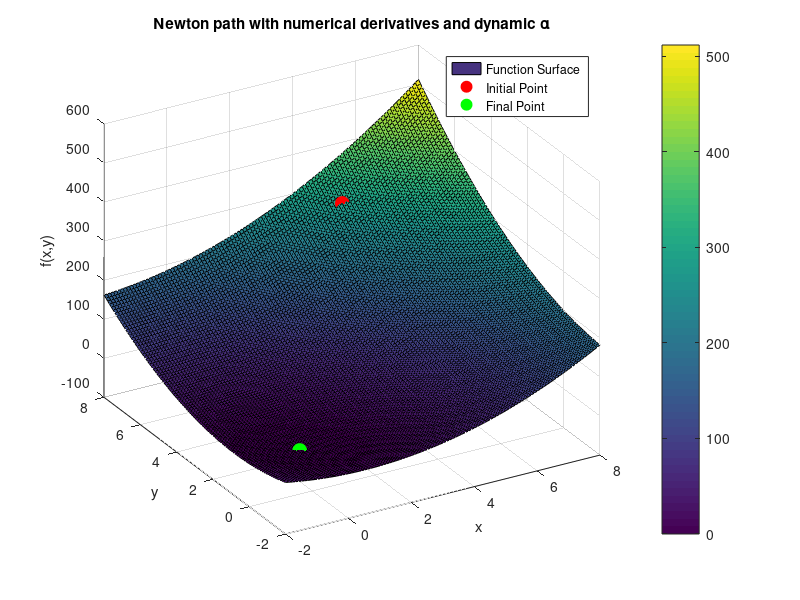
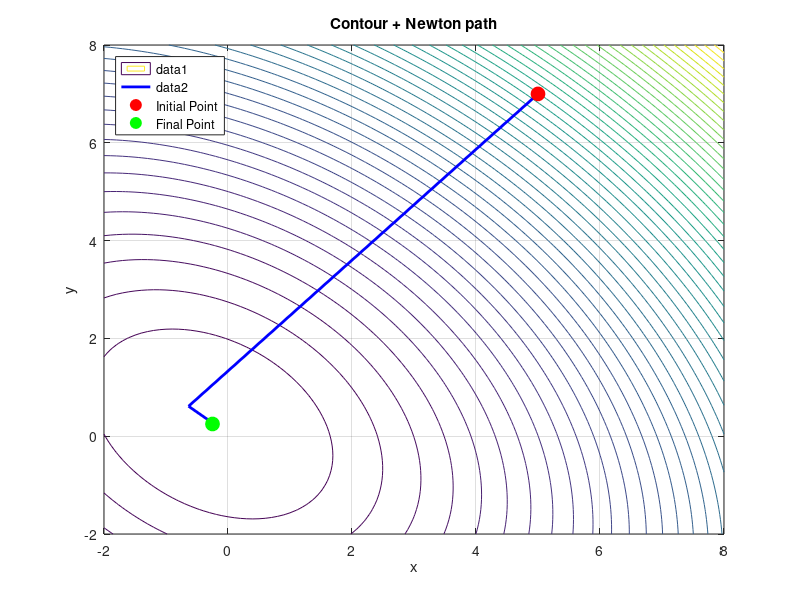

These charts were generated, in order, by the following MATLAB code: (Note: this script raises an error after producing the figures.)
clearvars; close all;

% ---- Problem data ----
A = 3; B = -2; C = 3;
f  = @(x,y) A*x.^2 - B*x.*y + C*y.^2 + x - y;  % objective function

% forward-difference approximations
h = 1e-5;
dfdx_fd = @(x,y) (f(x+h,y) - f(x,y)) / h;
dfdy_fd = @(x,y) (f(x,y+h) - f(x,y)) / h;

% ---- Newton with dynamic alpha ----
max_iter  = 100;
tol       = 1e-5;
x = 5; y = 7;         % starting point

history_xy = [x; y];
history_f  = f(x,y);

for k = 1:max_iter
    %--- 1) build numerical gradient and normalize
    gx = dfdx_fd(x,y);
    gy = dfdy_fd(x,y);
    g = [gx; gy];
    d = g / norm(g);
    
    %--- 2) form phi'(alpha)
    phi_prime = @(alpha) ...
      dfdx_fd( x - alpha*d(1), y - alpha*d(2) ) * d(1) + ...
      dfdy_fd( x - alpha*d(1), y - alpha*d(2) ) * d(2);
    
    %--- 3) bracket until sign change for phi'
    a_lo = 0;  f_lo = phi_prime(a_lo);
    a_hi = 1;  f_hi = phi_prime(a_hi);
    while f_lo * f_hi > 0
        a_hi = 2*a_hi;
        f_hi = phi_prime(a_hi);
        if a_hi > 1e6
            error('Could not bracket phi'' root.');
        end
    end

    %--- 4) solve phi'(alpha) = 0
    alpha_opt = fzero(phi_prime, [a_lo, a_hi]);
    
    %--- 5) update (x,y)
    x_new = x - alpha_opt * d(1);
    y_new = y - alpha_opt * d(2);
    
    history_xy(:,end+1) = [x_new; y_new];
    history_f(end+1)    = f(x_new,y_new);
    
    % check convergence
    if norm([x_new - x; y_new - y]) < tol
        fprintf('Converged after %d iterations.\n', k);
        break
    end
    
    % if norm([x_new + 0.25; y_new - 0.25]) < tol
    %     fprintf('Reached the desired point (-0.25, 0.25) after %d iterations.\n', k);
    %     break
    % end
     
    x = x_new;
    y = y_new;
end

% ---- Visualization ----
% surface + path
[xg,yg] = meshgrid(-2:.1:8,-2:.1:8);
zg = f(xg,yg);
figure;
surf(xg,yg,zg, 'DisplayName', 'Function Surface'); hold on;

% Plot initial and final points
plot3(history_xy(1,1), history_xy(2,1), history_f(1), 'ro', ...
    'MarkerSize', 10, 'MarkerFaceColor', 'r', 'DisplayName', 'Initial Point');
plot3(history_xy(1,end), history_xy(2,end), history_f(end), 'go', ...
    'MarkerSize', 10, 'MarkerFaceColor', 'g', 'DisplayName', 'Final Point');

xlabel('x'); ylabel('y'); zlabel('f(x,y)');
title('Newton path with numerical derivatives and dynamic \alpha');
view(-30, 30); 
colorbar;
grid on;
legend('Location', 'best');

% contour + path
figure;
contour(xg,yg,zg,50); hold on;
% Plot path line
plot(history_xy(1,:), history_xy(2,:), 'b-','LineWidth',2);

% Plot initial and final points
plot(history_xy(1,1), history_xy(2,1), 'ro', ...
    'MarkerSize', 10, 'MarkerFaceColor', 'r', 'DisplayName', 'Initial Point');
plot(history_xy(1,end), history_xy(2,end), 'go', ...
    'MarkerSize', 10, 'MarkerFaceColor', 'g', 'DisplayName', 'Final Point');

xlabel('x'); ylabel('y');
title('Contour + Newton path');
grid on;
legend('Location', 'northwest');

% Create table data
n_rows = length(history_xy(1,:));
table_data = cell(n_rows, 7);

% Fill initial row (k=0)
table_data{1,1} = 0;
table_data{1,2} = sprintf('(%.5f, %.5f)', history_xy(1,1), history_xy(2,1));
g0 = [dfdx_fd(history_xy(1,1), history_xy(2,1)); 
      dfdy_fd(history_xy(1,1), history_xy(2,1))];
table_data{1,3} = sprintf('(%.5f, %.5f)', g0(1), g0(2));
d0 = g0 / norm(g0);
table_data{1,4} = sprintf('(%.5f, %.5f)', d0(1), d0(2));
table_data{1,5} = '-';
table_data{1,6} = '-';
table_data{1,7} = '-';

% Fill remaining rows
for i = 2:n_rows
    table_data{i,1} = i-1;
    table_data{i,2} = sprintf('(%.5f, %.5f)', history_xy(1,i-1), history_xy(2,i-1));
    
    % Calculate gradient at current point
    g = [dfdx_fd(history_xy(1,i-1), history_xy(2,i-1)); 
         dfdy_fd(history_xy(1,i-1), history_xy(2,i-1))];
    table_data{i,3} = sprintf('(%.5f, %.5f)', g(1), g(2));
    
    % Normalized gradient
    d = g / norm(g);
    table_data{i,4} = sprintf('(%.5f, %.5f)', d(1), d(2));
    
    % For the last row, calculate what the next point would be
    if i == n_rows
        % Form phi'(alpha)
        phi_prime = @(alpha) ...
            dfdx_fd(history_xy(1,i-1) - alpha*d(1), history_xy(2,i-1) - alpha*d(2)) * d(1) + ...
            dfdy_fd(history_xy(1,i-1) - alpha*d(1), history_xy(2,i-1) - alpha*d(2)) * d(2);
        
        % Bracket and solve for alpha
        a_lo = 0;  f_lo = phi_prime(a_lo);
        a_hi = 1;  f_hi = phi_prime(a_hi);
        while f_lo * f_hi > 0
            a_hi = 2*a_hi;
            f_hi = phi_prime(a_hi);
            if a_hi > 1e6
                break;
            end
        end
        alpha_opt = fzero(phi_prime, [a_lo, a_hi]);
        
        % Calculate theoretical next point
        x_next = history_xy(1,i-1) - alpha_opt * d(1);
        y_next = history_xy(2,i-1) - alpha_opt * d(2);
        
        table_data{i,5} = sprintf('%.5f', alpha_opt);
        table_data{i,6} = sprintf('(%.5f, %.5f)', x_next, y_next);
        table_data{i,7} = sprintf('%.4e', norm([x_next; y_next] - history_xy(:,i-1)));
    else
        diff = history_xy(:,i) - history_xy(:,i-1);
        alpha = norm(diff) / norm(d);
        table_data{i,5} = sprintf('%.5f', alpha);
        table_data{i,6} = sprintf('(%.5f, %.5f)', history_xy(1,i), history_xy(2,i));
        table_data{i,7} = sprintf('%.4e', norm(diff));
    end
end

% Display the table
fprintf('\nOptimization Progress:\n');
headers = {'Iteration', '(x,y)', '∇f(x,y)', '∇f(x,y) normalized', 'α', 'next(x,y)', 'Error'};
disp(array2table(table_data, 'VariableNames', headers));
